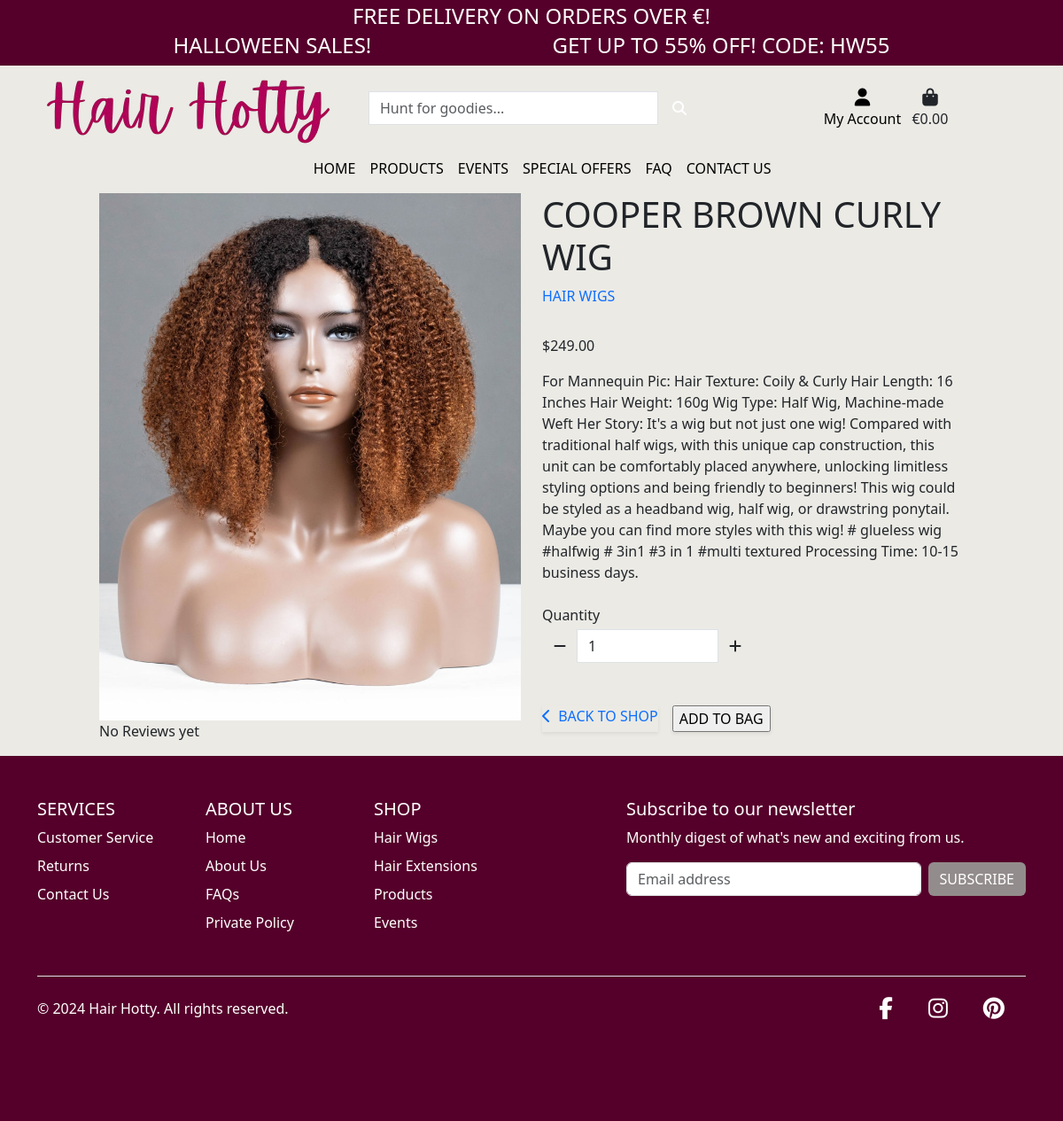
The app's page /products/604696fd-75d7-49d5-8248-da09a0255946 with its own data.
### products/models.py (models this page shows, shortened)
class Product(models.Model):
    category = models.ForeignKey('Category', null=True, blank=True, on_delete=models.SET_NULL)
    id = models.UUIDField(default=uuid.uuid4, unique=True, primary_key=True, editable=False)
    name = models.CharField(max_length=254)
    description = models.TextField()
    price = models.DecimalField(max_digits=6, decimal_places=2)
    rating = models.DecimalField(max_digits=6, decimal_places=2, null=True, blank=True)
    image_url = models.URLField(max_length=1024, null=True, blank=True)
    image = models.ImageField(null=True, blank=True)

class Category(models.Model):
    class Meta:
        verbose_name_plural = 'Categories'
    name = models.CharField(max_length=254)
    friendly_name = models.CharField(max_length=254, null=True, blank=True)

### products/views.py (the view)
# urls.py: path('<product_id>', views.product_detail, name='product_detail')
def product_detail(request, product_id):
    product = get_object_or_404(Product, pk=product_id)
    context = {
        'product': product,
    }
    return render(request, 'products/product_detail.html', context)

### products/templates/products/product_detail.html (shortened to what this page needs)
{% extends 'base.html' %}
{% load static %}
{% block content %}
    <div class="container-fluid">
        <div class="row">
            <div class="col-12 col-md-6 col-lg-5 offset-lg-1">
                {% if product.image %}
                    <a class="" href="{{ product.image.url }}" target="_blank">
                        <img class="image-ratio img-fluid" src="{{ product.image.url }}" alt="{{ product.name }}" onerror="this.onerror=null;this.src='{{ MEDIA_URL }}noimage.png'">
                    </a>
                {% else %}
                    <img class="image-ratio img-fluid" src="{{ MEDIA_URL }}noimage.png" alt="{{ product.name }}">
                {% endif %}
                <div class="rating">
                    {% if product.product_reviews %}
                    <p class="mb-0">Reviews:</p>
                    {% for i in product.get_average_rating %}
                    <i class="fa-solid fa-star" style="color:#f0bc00"></i>
                    {% endfor %}
                    {% else %}
                    <p>No Reviews yet</p>
                    {% endif %}
                </div>
            </div>
            <div class="col-12 col-md-6 col-lg-5">
                <h1 class="product-page-name text-uppercase weight-semibold text-break">{{ product.name }}</h1>
                <div class="product-page-category mt-1">
                    <a href="{% url 'products' %}?category={{ product.category.name }}" class="font-body d-flex text-blue text-decoration-none align-items-center">
                        <p class="font-title weight-semibold section-title text-uppercase">{{ product.category.friendly_name }}</p>
                    </a>
                </div>
                <p class="product-page-price weight-semibold mt-3">${{ product.price }}</p>
                <p class="mt-3">{{ product.description }}</p>
            <form class="form" action="#" method="POST">
                <div class="product-page-quantity my-4">
                    <p class="mt-3 mb-1 weight-semibold">Quantity</p>
                    <div class="form-group w-50">
                        <div class="input-group input-group-{{ product.id }}">
                            <div class="input-group-prepend">
                                <button class="decrement-qty bg-blue text-ib-light weight-bold btn rounded-0 decrement-qty_{{ product.id }}" data-item_id="{{ product.id }}">
                                    <i class="fas fa-minus"></i>
                                </button>
                            </div>
                            <input class="form-control qty_input ib-form-field font-body weight-semibold id_qty_{{ product.id }}" type="number"
                                name="quantity"
                                value="1"
                                min="1"
                                max="99"
                                data-item_id="{{ product.id }}"
                                aria-label="Quantity">
                            <div class="input-group-append">
                                <button class="increment-qty bg-blue text-ib-light weight-bold btn rounded-0 increment-qty_{{ product.id }}"
                                    data-item_id="{{ product.id }}">
                                    <i class="fas fa-plus"></i>
                                </button>
                            </div>
                        </div>
                    </div>
                </div>
                <div class="my-4 pt-2 pt-md-4 d-flex">
                    <a href="{% url 'products' %}" class="ib-button ib-button-grey text-decoration-none text-ib-dark font-title weight-bold shadow-sm">
                        <i class="fas fa-chevron-left d-inline me-1"></i>
                        <p class="d-inline">BACK TO SHOP</p>
                    </a>
                    <input type="submit" class="ib-button ib-button-blue text-decoration-none text-ib-light font-title weight-bold ms-3 shadow-sm" value="ADD TO BAG">
                </div>
            </form>
        </div>
    </div>
</div>
{% endblock %}

### static/css/style.css (style rules this page uses)
:root { --cordovan: #B00058; --licorice: #55002A; --hot-pink: #FF69B4; --old-lace: #FDF4E7; --white: #ffff; --brown: #63453d; --background: #ebeae5; --gray: #938c8c; }
body { min-height: 100vh; display: flex; flex-direction: column; background-color: var(--background); }

### records on screen
Product: image (picture), name "COOPER BROWN CURLY WIG", category.friendly_name "HAIR WIGS", price "249.00", description "For Mannequin Pic: Hair Texture: Coily & Curly Hair Length: 16 Inches Hair Weight: 160g Wig Type: Half Wig, Machine-made Weft Her Story: It's a wig but not just one wig! Compared with traditional half wigs, with this unique cap construction, this unit can be comfortably placed anywhere, unlocking limitless styling options and being friendly to beginners! This wig could be styled as a headband wig, half wig, or drawstring ponytail. Maybe you can find more styles with this wig! # glueless wig #halfwig # 3in1 #3 in 1 #multi textured Processing Time: 10-15 business days.", quantity "1"
